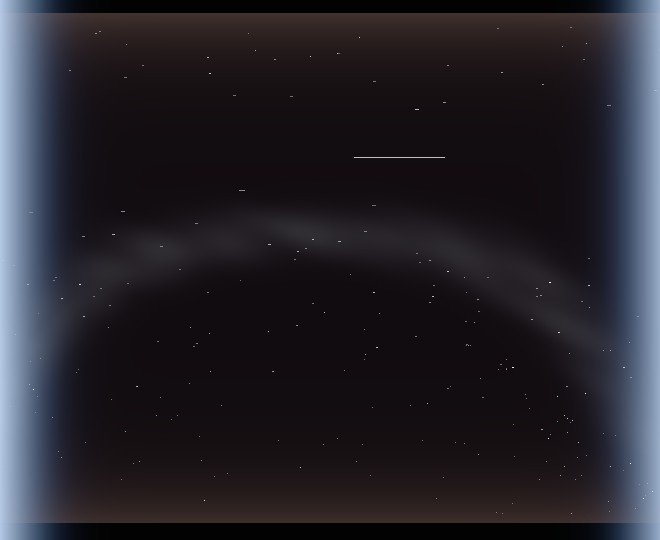
#> input picture app/test/store/sky/keogram.jpg, 660 x 540 px
$ python -i hfr.py   (imports and definitions only)
#> lines starting #> are read from the running program, lines starting #| are printed output that depends on the picture; after the words box and inside, x2 and y2 are one past the last pixel; in counts of white or black regions, pixels touching at a corner belong together
"""Star size as half-flux radius (HFR) for focusing and the sky values (SPEC §6.3, §7).

The HFR of a star is the mean distance of its light from its centre, flux weighted, in
pixels: a sharp star has a small HFR, a blurred or defocused one a large one. Unlike a
contrast score it hardly depends on the scene or its brightness, so values of different
nights and cameras with the same sensor compare. The idea comes from Zenivo
(github.com/hoanb1/zenivo, MIT); this is an own, simpler implementation.

Stars are found on the white top-hat (the frame minus its local background): local
maxima clearly above the noise. Each is measured on a stamp around it after subtracting
the stamp's border median. Saturated stars (flat tops), stars close to others and
single hot pixels are skipped; the value is the median of the brightest usable stars.
"""

# OpenCV's type stubs leave many return types unknown; the numbers are checked here.
# pyright: reportUnknownMemberType=false, reportUnknownVariableType=false, reportUnknownArgumentType=false

from __future__ import annotations

import math
from dataclasses import dataclass

import cv2
import numpy as np
import numpy.typing as npt

Gray = npt.NDArray[np.uint8]


@dataclass(frozen=True)
class HfrConfig:
    radius: int = 16  # stamp half side, px: larger stars are not measured
    background_px: int = 15  # top-hat kernel, removes everything larger
    k_sigma: float = 5.0  # a star's peak above the noise
    min_peak: float = 4.0  # ... and at least this many DN
    saturated: int = 250  # flat tops cannot be measured
    max_stars: int = 25
    min_stars: int = 3


@dataclass(frozen=True)
class Hfr:
    hfr: float  # median HFR of the measured stars, px
    stars: int  # how many were measured


def _noise(gray: Gray) -> float:
    """Pixel noise from horizontal neighbour differences (robust, MAD)."""
    d = gray[:, 1:].astype(np.int16) - gray[:, :-1].astype(np.int16)
    mad = float(np.median(np.abs(d - np.median(d))))
    return max(0.75, 1.4826 * mad / math.sqrt(2.0))


def star_hfr(gray: Gray, cfg: HfrConfig | None = None) -> Hfr | None:
    """HFR of the stars in a gray image (a crop of the frame), or None with too few."""
    cfg = cfg or HfrConfig()
    h, w = gray.shape
    r = cfg.radius
    if h <= 2 * r + 2 or w <= 2 * r + 2:
        return None
    k = cv2.getStructuringElement(cv2.MORPH_ELLIPSE, (cfg.background_px, cfg.background_px))
    resid = np.asarray(cv2.subtract(gray, cv2.morphologyEx(gray, cv2.MORPH_OPEN, k)), np.uint8)
    noise = _noise(gray)
    smooth = np.asarray(cv2.GaussianBlur(resid, (3, 3), 0), np.uint8)
    peaks = np.asarray(cv2.dilate(smooth, np.ones((7, 7), np.uint8)), np.uint8)
    thr = max(cfg.k_sigma * noise, cfg.min_peak)
    ys, xs = np.nonzero((smooth == peaks) & (smooth > thr))
    inside = (xs >= r) & (ys >= r) & (xs < w - r) & (ys < h - r)
    ys, xs = ys[inside], xs[inside]
    order = np.argsort(-smooth[ys, xs].astype(np.int16), kind="stable")
    yy, xx = np.mgrid[-r : r + 1, -r : r + 1].astype(np.float32)
    taken: list[tuple[int, int]] = []
    values: list[float] = []
    for i in order[: cfg.max_stars * 8]:
        x, y = int(xs[i]), int(ys[i])
        # A neighbour within the stamp would add its light to this star's radius.
        if any(abs(x - tx) <= r and abs(y - ty) <= r for tx, ty in taken):
            continue
        taken.append((x, y))
        stamp = gray[y - r : y + r + 1, x - r : x + r + 1].astype(np.float32)
        if float(stamp.max()) >= cfg.saturated:
            continue
        ring = np.concatenate([stamp[0], stamp[-1], stamp[1:-1, 0], stamp[1:-1, -1]])
        bg = float(np.median(ring))
        s = stamp - bg
        lit = s > 2.0 * noise
        if int(lit.sum()) < 3:  # a single hot or cosmic pixel
            continue
        # Only the star itself: the pixels above the noise that hang together with its
        # peak, plus one pixel around, so noise farther out does not make it larger.
        grown = np.asarray(cv2.GaussianBlur(s, (3, 3), 0), np.float32) > 1.35 * noise
        n, labels = cv2.connectedComponents(grown.astype(np.uint8), connectivity=8)
        own = int(labels[r, r])
        if n < 2 or own == 0:
            continue
        blob = (labels == own).astype(np.uint8)
        if blob[0].any() or blob[-1].any() or blob[:, 0].any() or blob[:, -1].any():
            continue  # larger than the stamp, or running into a neighbour's light
        keep = np.asarray(cv2.dilate(blob, np.ones((3, 3), np.uint8)), np.uint8) > 0
        sv = np.where(keep & (s > 0), s, 0.0)
        flux = float(sv.sum())
        if flux <= 0:
            continue
        cx, cy = float((sv * xx).sum()) / flux, float((sv * yy).sum()) / flux
        dist = np.sqrt((xx - cx) ** 2 + (yy - cy) ** 2)
        values.append(float((dist * sv).sum()) / flux)
        if len(values) >= cfg.max_stars:
            break
    if len(values) < cfg.min_stars:
        return None
    return Hfr(round(float(np.median(values)), 2), len(values))


def gray_of(image: npt.NDArray[np.uint8]) -> Gray:
    if image.ndim == 3:
        return np.asarray(cv2.cvtColor(image, cv2.COLOR_RGB2GRAY), dtype=np.uint8)
    return image


def centre_crop(gray: Gray, frac: float) -> Gray:
    """The central square, `frac` of the short side: the zenith of a fisheye."""
    h, w = gray.shape
    side = max(1, int(min(h, w) * frac))
    y0, x0 = (h - side) // 2, (w - side) // 2
    return gray[y0 : y0 + side, x0 : x0 + side]


def edge_crops(gray: Gray, frac: float, at: float) -> list[Gray]:
    """Four squares of `frac` of the short side toward the image circle's edge, `at` of
    its radius from the centre (above, right, below, left)."""
    h, w = gray.shape
    side = max(1, int(min(h, w) * frac))
    reach = at * min(h, w) / 2
    out: list[Gray] = []
    for dx, dy in ((0, -1), (1, 0), (0, 1), (-1, 0)):
        cx, cy = w / 2 + dx * reach, h / 2 + dy * reach
        x0 = min(max(0, int(cx - side / 2)), w - side)
        y0 = min(max(0, int(cy - side / 2)), h - side)
        out.append(gray[y0 : y0 + side, x0 : x0 + side])
    return out


@dataclass(frozen=True)
class FocusHfr:
    centre: Hfr | None
    edge: Hfr | None  # the median of the four edge crops that had stars


def focus_hfr(image: npt.NDArray[np.uint8], cfg: HfrConfig | None = None) -> FocusHfr:
    """HFR in the centre and toward the edge, for the focus helper (SPEC §7)."""
    gray = gray_of(image)
    centre = star_hfr(centre_crop(gray, 0.25), cfg)
    sides = [v for v in (star_hfr(c, cfg) for c in edge_crops(gray, 0.2, 0.62)) if v]
    edge = None
    if sides:
        edge = Hfr(round(float(np.median([v.hfr for v in sides])), 2), sum(v.stars for v in sides))
    return FocusHfr(centre, edge)

>>> import cv2
>>> picture = cv2.cvtColor(cv2.imread('../../../../app/test/store/sky/keogram.jpg'), cv2.COLOR_BGR2RGB)
>>> result = focus_hfr(picture)
#> in centre_crop, `return gray[y0 : y0 + side, x0 : x0 + side]`:
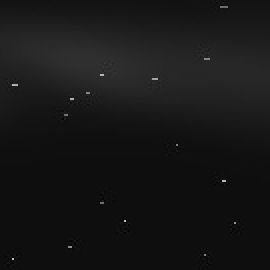
#> returned value: shape (135, 135) (shown 2 times larger); min 1, max 188, mean 22.5
#> in star_hfr, `r = cfg.radius`: r = 16
#> in _noise, `d = gray[:, 1:].astype(np.int16) - gray[:, :-1].astype(np.int16)`:
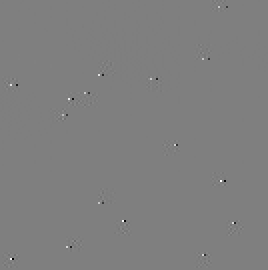
#> d: shape (135, 134) int16 (shown 2 times larger); min -180, max 181, mean 0; drawn with min black and max white
#> in _noise, `mad = float(np.median(np.abs(d - np.median(d))))`: mad = 0
#> in star_hfr, `noise = _noise(gray)`: noise = 0.75
#> in star_hfr, `thr = max(cfg.k_sigma * noise, cfg.min_peak)`: thr = 4
#> in star_hfr, `ys, xs = np.nonzero((smooth == peaks) & (smooth > thr))`: ys = 44 values from 3 to 134; xs = 44 values, max 117 at index 33, min 0 at index 13, mean 52.05
#> in star_hfr, `ys, xs = ys[inside], xs[inside]`: ys = 28 values from 24 to 115; xs = 28 values, max 117 at index 26, min 32 at index 20, mean 64.25
#> in star_hfr, `order = np.argsort(-smooth[ys, xs].astype(np.int16), kind="stable")`: order = 28 values, max 27 at index 13, min 0 at index 12, mean 13.5
#> in star_hfr, `yy, xx = np.mgrid[-r : r + 1, -r : r + 1].astype(np.float32)`:
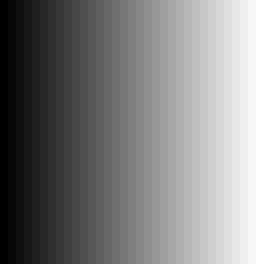
#> xx: shape (33, 33) float32 (shown 8 times larger); min -16, max 16, mean 0; drawn with min black and max white
#> the loop in star_hfr, `for i in order[: cfg.max_stars * 8]:` made 28 passes
#> (i, x, y) on passes 4, 7, 8, 9, 10, 13, 14, 16, 17, 21, 22, 23: (9, 51, 37), (20, 32, 57), (12, 43, 46), (13, 44, 46), (24, 51, 101), (0, 101, 24), (27, 62, 115), (3, 54, 32), (4, 55, 32), (5, 60, 32), (6, 60, 33), (7, 60, 34)
#> (i, x, y, bg, n, own) on passes 2, 3, 5, 12, 15: (10, 77, 39, 35, 2, 1), (16, 35, 49, 26, 3, 1), (1, 103, 29, 36, 2, 1), (21, 88, 72, 15.5, 3, 1), (2, 55, 31, 35, 3, 1)
#> after the loop in star_hfr, `for i in order[: cfg.max_stars * 8]:`: blob: shape (33, 33); values 0 (black) and 1 (white), 77.5% white; 2 black regions, box (x1, y1, x2, y2) and area: (0, 0, 33, 8) 158, (0, 28, 33, 33) 87
#> after the loop in star_hfr, `for i in order[: cfg.max_stars * 8]:`:
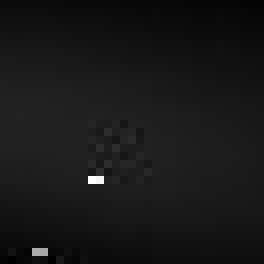
#> s: shape (33, 33) float32 (shown 8 times larger); min -9, max 149, mean 5.9; drawn with min black and max white
#> after the loop in star_hfr, `for i in order[: cfg.max_stars * 8]:`: taken = [(111, 90), (77, 39), (35, 49), (103, 29), (62, 110), (117, 111), (88, 72), (55, 31)]; values = [0.642, 0.624, 0.547]
#> after the loop in edge_crops, `for dx, dy in ((0, -1), (1, 0), (0, 1), (-1, 0)):`: out = 4 items
#> in star_hfr (call 3), `ys, xs = np.nonzero((smooth == peaks) & (smooth > thr))`: ys = 35 values from 50 to 107; xs = 35 values, max 107 at index 18, min 4 at index 2, mean 49
#> in star_hfr (call 3), `ys, xs = ys[inside], xs[inside]`: ys = 17 values from 59 to 90; xs = 17 values, max 45 at index 8, min 21 at index 4, mean 32.29
#> in star_hfr (call 3), `order = np.argsort(-smooth[ys, xs].astype(np.int16), kind="stable")`: order = 17 values, max 16 at index 16, min 0 at index 8, mean 8
#> the loop in star_hfr (call 3), `for i in order[: cfg.max_stars * 8]:` made 17 passes
#> (i, x, y) on passes 3, 5, 8, 9, 10, 11, 12, 13, 14, 15, 16: (8, 45, 61), (14, 23, 76), (9, 26, 62), (0, 31, 59), (1, 32, 59), (2, 31, 60), (3, 32, 60), (10, 36, 65), (11, 37, 65), (12, 34, 66), (13, 37, 66)
#> (x, y) on passes 6, 7, 17: (26, 61), (27, 61), (33, 90)
#> after the loop in star_hfr (call 3), `for i in order[: cfg.max_stars * 8]:`:
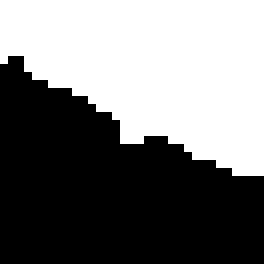
#> blob: shape (33, 33) (shown 8 times larger); values 0 (black) and 1 (white), 47.2% white; 1 white region, box (x1, y1, x2, y2) and area: (0, 0, 33, 22) 514
#> after the loop in star_hfr (call 3), `for i in order[: cfg.max_stars * 8]:`: taken = [(34, 83), (44, 61), (21, 61)]
#> in star_hfr (call 4), `ys, xs = np.nonzero((smooth == peaks) & (smooth > thr))`: ys = [24, 55, 57, 61, 61, 62, 78, 84, 92]; xs = [96, 61, 2, 47, 86, 0, 80, 24, 94]
#> in star_hfr (call 4), `inside = (xs >= r) & (ys >= r) & (xs < w - r) & (ys < h - r)`: inside = [False, True, False, True, True, False, True, True, False]
#> in star_hfr (call 4), `ys, xs = ys[inside], xs[inside]`: ys = [55, 61, 61, 78, 84]; xs = [61, 47, 86, 80, 24]
#> in star_hfr (call 4), `order = np.argsort(-smooth[ys, xs].astype(np.int16), kind="stable")`: order = [4, 1, 3, 0, 2]
#> the loop in star_hfr (call 4), `for i in order[: cfg.max_stars * 8]:` made 5 passes
#> (x, y, bg, n, own, flux, cx, cy) on passes 2 to 3: (47, 61, 18, 4, 2, 149, -0.107, 0.161), (80, 78, 20, 3, 1, 143, 0.161, -0.0629)
#> (i, x, y, bg, n, own) on pass 1: (4, 24, 84, 21, 2, 1)
#> pass 1, in star_hfr (call 4), `grown = np.asarray(cv2.GaussianBlur(s, (3, 3), 0), np.float32) > 1.35 ..`:
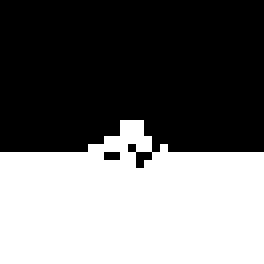
#> grown: shape (33, 33) bool (shown 8 times larger); 43.8% white; 1 white region, box (x1, y1, x2, y2) and area: (0, 15, 33, 33) 477
#> after the loop in star_hfr (call 4), `for i in order[: cfg.max_stars * 8]:`: blob: shape (33, 33); values 0 (black) and 1 (white), 2.6% white in thin lines or dots, all inside (x1, y1, x2, y2) = (13, 15, 23, 21)
#> after the loop in star_hfr (call 4), `for i in order[: cfg.max_stars * 8]:`: taken = [(24, 84), (47, 61), (80, 78), (86, 61)]; values = [0.692, 0.57, 2.13]
#> in star_hfr (call 5), `peaks = np.asarray(cv2.dilate(smooth, np.ones((7, 7), np.uint8)), np.u..`:
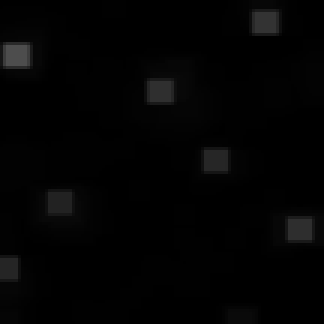
#> peaks: shape (108, 108) (shown 3 times larger); min 0, max 77, mean 3
#> in star_hfr (call 5), `ys, xs = np.nonzero((smooth == peaks) & (smooth > thr))`: ys = 23 values from 0 to 107; xs = 23 values, max 100 at index 14, min 1 at index 15, mean 47.83
#> in star_hfr (call 5), `ys, xs = ys[inside], xs[inside]`: ys = [23, 30, 34, 34, 35, 35, 53, 67, 67]; xs = [59, 53, 60, 61, 61, 62, 71, 19, 20]
#> in star_hfr (call 5), `order = np.argsort(-smooth[ys, xs].astype(np.int16), kind="stable")`: order = [1, 6, 7, 8, 0, 2, 3, 4, 5]
#> the loop in star_hfr (call 5), `for i in order[: cfg.max_stars * 8]:` made 9 passes
#> (i, x, y) on passes 4 to 9: (8, 20, 67), (0, 59, 23), (2, 60, 34), (3, 61, 34), (4, 61, 35), (5, 62, 35)
#> (i, x, y, bg) on passes 2 to 3: (6, 71, 53, 30), (7, 19, 67, 34)
#> after the loop in star_hfr (call 5), `for i in order[: cfg.max_stars * 8]:`: taken = [(53, 30), (71, 53), (19, 67)]; values = []
#> in focus_hfr, `sides = [v for v in (star_hfr(c, cfg) for c in edge_crops(gray, 0.2, 0..`: sides = 1 item

$ run again, on app/test/store/sky/live.jpg
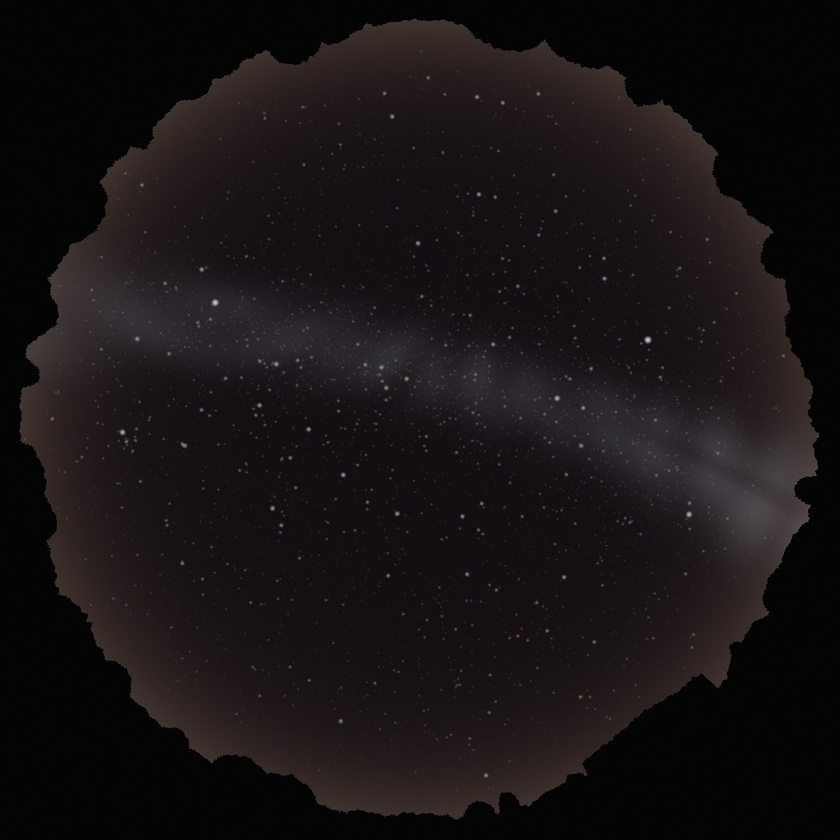
#> input picture app/test/store/sky/live.jpg, 840 x 840 px, shrunk from 1080 x 1080 before the run
#> r = 16
#> in _noise, `d = gray[:, 1:].astype(np.int16) - gray[:, :-1].astype(np.int16)`:
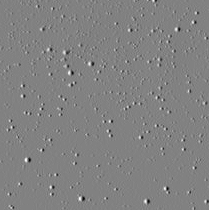
#> d: shape (210, 209) int16; min -56, max 54, mean 0; drawn with min black and max white
#> mad = 1
#> noise = 1.05
#> thr = 5.24
#> in star_hfr, `ys, xs = np.nonzero((smooth == peaks) & (smooth > thr))`: ys = 480 values from 0 to 209; xs = 480 values, max 209 at index 141, min 0 at index 213, mean 106.8
#> in star_hfr, `ys, xs = ys[inside], xs[inside]`: ys = 347 values from 16 to 193; xs = 347 values, max 193 at index 63, min 17 at index 28, mean 109.9
#> order = 347 values, max 346 at index 244, min 0 at index 52, mean 173
#> the loop in star_hfr, `for i in order[: cfg.max_stars * 8]:` made 109 passes
#> (i, x, y) on passes 7, 12, 14, 15, 18, 22, 23, 24: (73, 50, 49), (152, 71, 85), (112, 67, 66), (288, 42, 150), (151, 23, 85), (253, 109, 131), (260, 111, 135), (328, 56, 174)
#> after the loop in star_hfr, `for i in order[: cfg.max_stars * 8]:`: taken = 38 pairs, first value 18 to 190, second value 16 to 192; values = 25 values, max 4.25 at index 13, min 0.699 at index 24, mean 1.66
#> after the loop in edge_crops, `for dx, dy in ((0, -1), (1, 0), (0, 1), (-1, 0)):`: out = 4 items
#> resid: shape (168, 168)
#> d: shape (168, 167) int16
#> smooth: shape (168, 168)
#> peaks: shape (168, 168)
#> the loop in star_hfr (call 2), `for i in order[: cfg.max_stars * 8]:` made 76 passes
#> (i, x, y) on passes 10, 14, 17, 19, 21, 23, 25, 26: (60, 131, 118), (80, 150, 145), (49, 62, 105), (14, 23, 59), (6, 23, 23), (42, 67, 91), (54, 120, 110), (33, 139, 81)
#> the loop in star_hfr (call 4), `for i in order[: cfg.max_stars * 8]:` made 74 passes
#> i on passes 1, 2, 3, 7, 8, 9, 10, 12: 13, 61, 0, 63, 95, 19, 50, 51
#> after the loop in star_hfr (call 4), `for i in order[: cfg.max_stars * 8]:`:
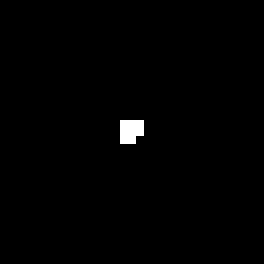
#> blob: shape (33, 33) (shown 8 times larger); values 0 (black) and 1 (white), 0.73% white in thin lines or dots, all inside (x1, y1, x2, y2) = (15, 15, 18, 18)

$ run again, on app/test/store/sky/meteor.jpg
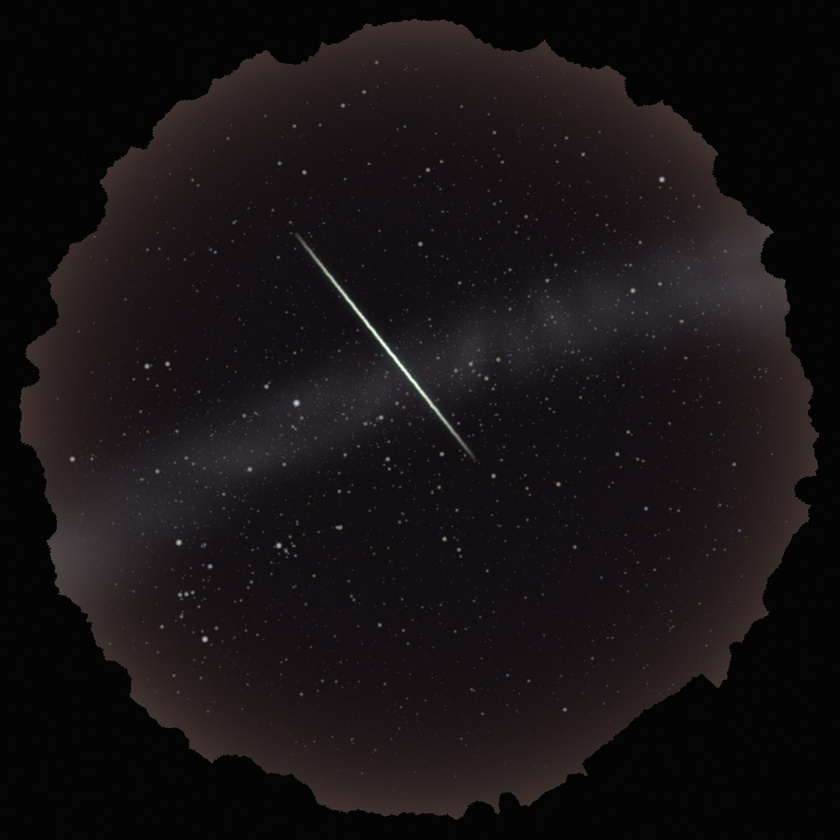
#> input picture app/test/store/sky/meteor.jpg, 840 x 840 px, shrunk from 1080 x 1080 before the run
#> r = 16
#> in _noise, `d = gray[:, 1:].astype(np.int16) - gray[:, :-1].astype(np.int16)`:
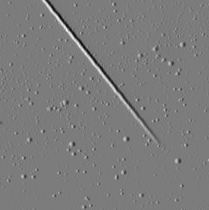
#> d: shape (210, 209) int16; min -90, max 95, mean 0; drawn with min black and max white
#> mad = 1
#> noise = 1.05
#> thr = 5.24
#> in star_hfr, `ys, xs = np.nonzero((smooth == peaks) & (smooth > thr))`: ys = 505 values from 0 to 209; xs = 505 values, max 209 at index 7, min 0 at index 97, mean 100.1
#> in star_hfr, `ys, xs = ys[inside], xs[inside]`: ys = 359 values from 16 to 193; xs = 359 values, max 192 at index 51, min 16 at index 86, mean 99.42
#> order = 359 values, max 358 at index 304, min 0 at index 125, mean 179
#> the loop in star_hfr, `for i in order[: cfg.max_stars * 8]:` made 170 passes
#> (i, x, y) on passes 1, 3, 4: (33, 68, 29), (48, 73, 35), (73, 81, 45)
#> after the loop in star_hfr, `for i in order[: cfg.max_stars * 8]:`: taken = 42 pairs, first value 24 to 188, second value 20 to 193; values = 25 values, max 3.3 at index 10, min 0.835 at index 20, mean 1.57
#> after the loop in edge_crops, `for dx, dy in ((0, -1), (1, 0), (0, 1), (-1, 0)):`: out = 4 items
#> resid: shape (168, 168)
#> d: shape (168, 167) int16
#> smooth: shape (168, 168)
#> peaks: shape (168, 168)
#> the loop in star_hfr (call 2), `for i in order[: cfg.max_stars * 8]:` made 95 passes
#> (i, x, y) on passes 3, 8, 10, 12, 14, 16, 17, 18: (34, 105, 86), (44, 83, 101), (56, 78, 110), (17, 61, 54), (55, 117, 109), (38, 145, 91), (82, 111, 136), (83, 112, 136)
#> in star_hfr (call 5), `resid = np.asarray(cv2.subtract(gray, cv2.morphologyEx(gray, cv2.MORPH..`:
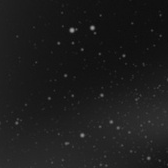
#> gray: shape (168, 168); min 12, max 157, mean 28.4
#> the loop in star_hfr (call 5), `for i in order[: cfg.max_stars * 8]:` made 187 passes
#> i on passes 1 to 3: 8, 7, 161
